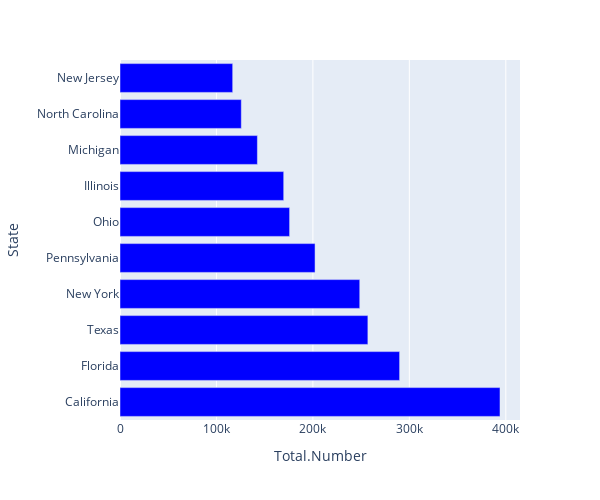

Notebook code cell kept with this figure:
### Markdown cell above
# Top 10 states with maximum number of cases

### Code cell
max_cases=df.sort_values("Total.Number",ascending=False).iloc[0:10,:]
fig = px.bar(max_cases,x='Total.Number',y='State',color_discrete_sequence=['blue']*len(max_cases))
fig.update_layout(autosize=False,width=600,height=500)
fig.show()

### Figure 1 — Plotly figure (JSON) as saved in the notebook; plotly's stock layout.template omitted (floating-point values rounded to 4 significant figures)
{"data": [{"alignmentgroup": "True", "hovertemplate": "Total.Number=%{x}<br>State=%{y}<extra></extra>", "legendgroup": "", "marker": {"color": "blue"}, "name": "", "offsetgroup": "", "orientation": "h", "showlegend": false, "textposition": "auto", "type": "bar", "x": [393980, 289905, 257000, 248572, 202230, 175847, 169730, 142458, 125783, 116836], "xaxis": "x", "y": ["California", "Florida", "Texas", "New York", "Pennsylvania", "Ohio", "Illinois", "Michigan", "North Carolina", "New Jersey"], "yaxis": "y"}], "layout": {"autosize": false, "barmode": "relative", "height": 500, "legend": {"tracegroupgap": 0}, "margin": {"t": 60}, "width": 600, "xaxis": {"anchor": "y", "domain": [0, 1], "title": {"text": "Total.Number"}}, "yaxis": {"anchor": "x", "domain": [0, 1], "title": {"text": "State"}}}}
